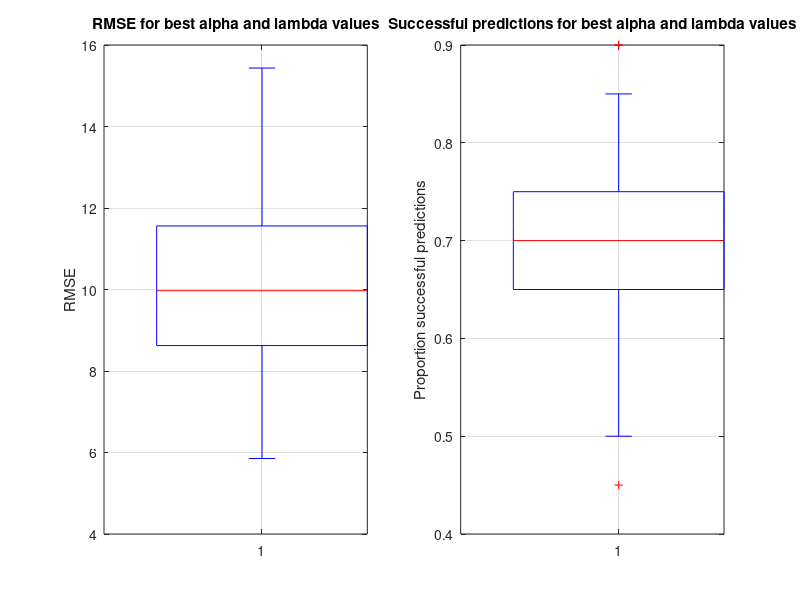
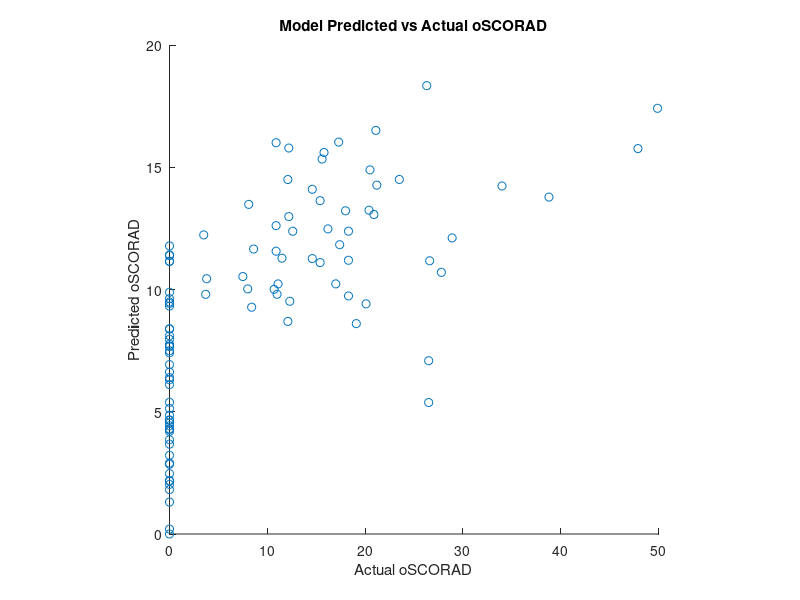
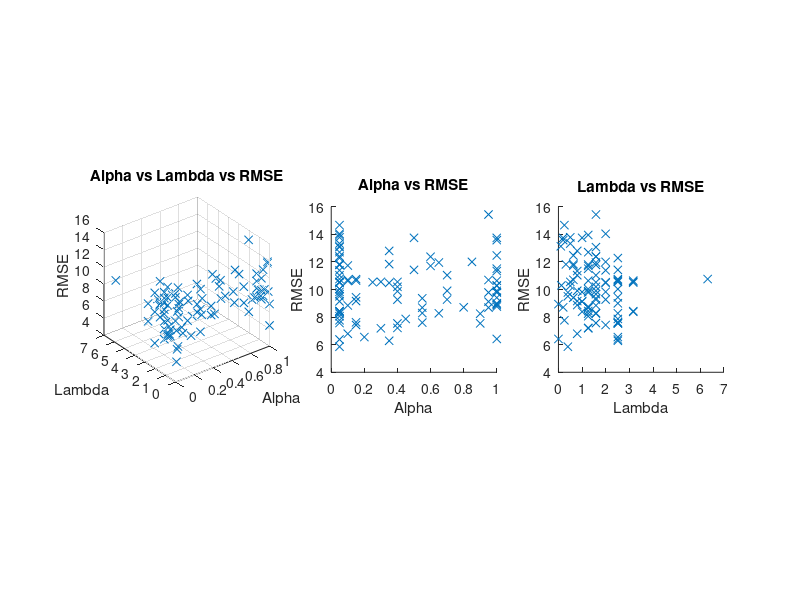

The MATLAB source for these figures, in order:
%% Test script to draw graphs

% Clean slate
clear
clc
close all

% Load the data as it would've existed
load('post-ENET-variables.mat');


%% Create boxplots to evaluate the model prediction

boxPredEval = figure('name', 'Prediction Evaluation');
set(gcf, 'Position', [100, 800, 1000, 400])

% Create a boxplot of the RMSE
subplot(1,2,1);
boxplot(predPerf);
title('RMSE for best alpha and lambda values');
grid on;
ylabel('RMSE');

% Create a boxplot of the prediction success
subplot(1,2,2);
boxplot(predSucc);
title('Successful predictions for best alpha and lambda values');
grid on;
ylabel('Proportion successful predictions');


%% Create graph to show prediction correlation

predVsAct = figure('name', 'Predicted vs Actual oSCORAD');
scatter(objSCORAD, yPred);
title('Model Predicted vs Actual oSCORAD');
xlabel('Actual oSCORAD');
ylabel('Predicted oSCORAD');
axis square


%% Create graphs to show alpha and lambda performance
alpLamPerf = figure('name', 'Alpha and lambda performance');
set(gcf, 'Position', [100, 100, 1600, 400])

% Draw a 3D graphs with all 3 variables
subplot(1,3,1);
scatter3(bestAlpha, bestLambda, predPerf, 'x');
title('Alpha vs Lambda vs RMSE');
xlabel('Alpha');
ylabel('Lambda');
zlabel('RMSE');
axis square

% Draw a 2D alpha vs RMSE plot
subplot(1,3,2);
scatter(bestAlpha, predPerf, 'x');
title('Alpha vs RMSE');
xlabel('Alpha');
ylabel('RMSE');
axis square


% Draw a 2D alpha vs RMSE plot
subplot(1,3,3);
scatter(bestLambda, predPerf, 'x');
title('Lambda vs RMSE');
xlabel('Lambda');
ylabel('RMSE');
axis square
